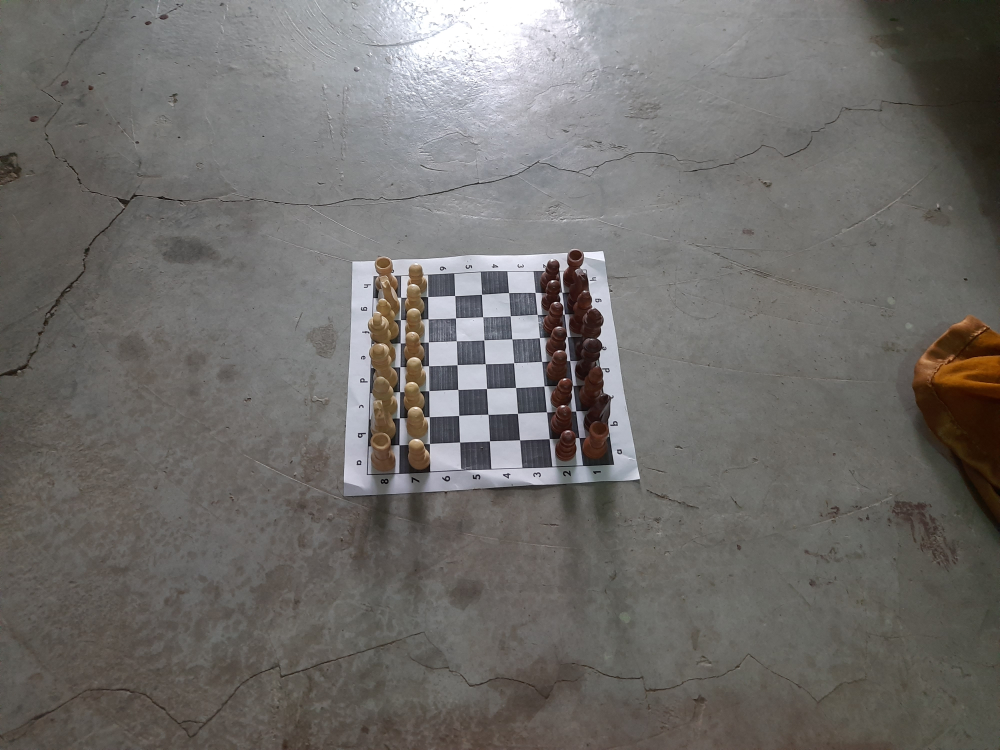
#> input picture Video/image/1.jpg, 4000 x 3000 px (shown at 1/4 size)
$ python -i chessboard_processor.py   (imports and definitions only)
#> lines starting #> are read from the running program, lines starting #| are printed output that depends on the picture; after the words box and inside, x2 and y2 are one past the last pixel; in counts of white or black regions, pixels touching at a corner belong together
#> further down, picture is the input picture: shape (3000, 4000, 3); mean B, G, R 105.7, 108.6, 111.3
import cv2
import numpy as np
from ultralytics import YOLO

# Object classes for chess pieces
classNames = ["B", "K", "N", "P", "Q", "R", "b", "k", "n", "p", "q", "r"]

def initialize_model():
    return YOLO("runs/detect/train4/weights/best.pt")

# [10 lines left out: function reorder, not called in this run]

def detect_chess_board(frame):
    gray = cv2.cvtColor(frame, cv2.COLOR_BGR2GRAY)
    blur = cv2.GaussianBlur(gray, (5, 5), 0)
    edges = cv2.Canny(blur, 50, 150)
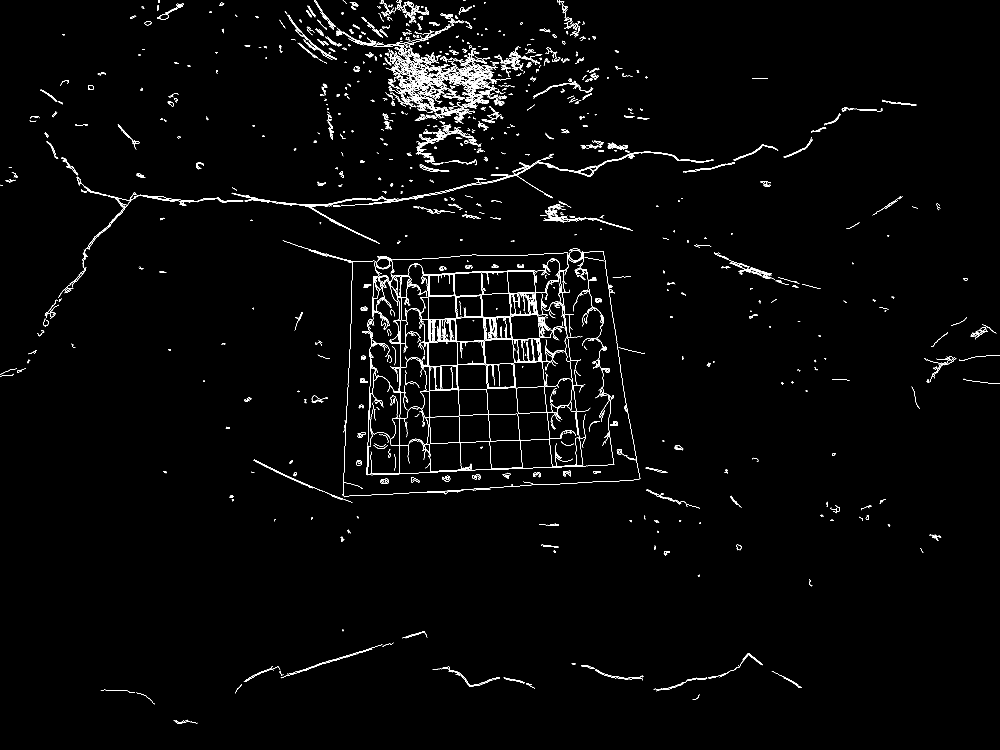
#> edges: shape (3000, 4000) (shown at 1/4 size); 1.1% white in thin lines or dots
    kernel = np.ones((5,5),np.uint8)
    morph = cv2.morphologyEx(edges, cv2.MORPH_CLOSE, kernel)
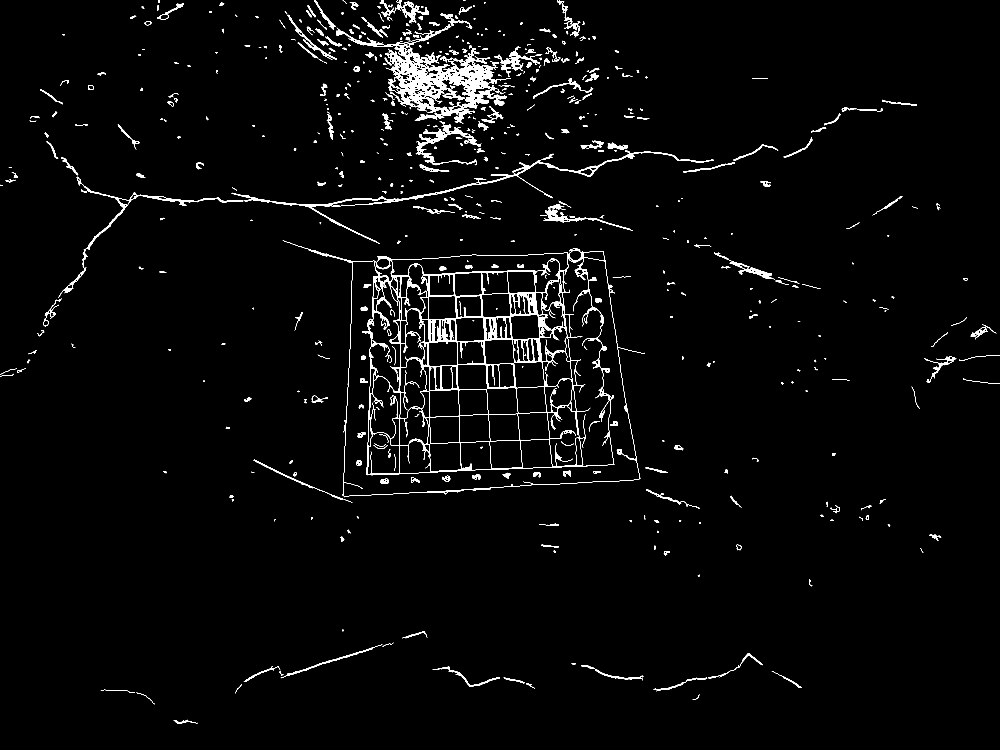
#> morph: shape (3000, 4000) (shown at 1/4 size); 2.2% white; 531 white regions (17 under 20 px)
    contours, _ = cv2.findContours(morph, cv2.RETR_EXTERNAL, cv2.CHAIN_APPROX_SIMPLE)
#> contours = 479 contours, 109 with area under 20; largest, box (x1, y1, x2, y2) and area: (1131, 962, 2578, 1989) 1014246, (1344, 74, 2043, 495) 82868, (927, 602, 2854, 975) 14154, (249, 737, 973, 1173) 7434, (1663, 496, 1925, 661) 6223

    board_contour = None
    board_area = 0

    for cnt in contours:
        approx = cv2.approxPolyDP(cnt, 0.02 * cv2.arcLength(cnt, True), True)
        if len(approx) == 4:
            area = cv2.contourArea(cnt)
            if area > board_area:
                board_contour = approx
                board_area = area
#> this loop made 479 passes
#> (area, board_contour, board_area) on passes 3, 28, 202, 215: (30, [[545, 2770], [580, 2780], [619, 2816], [582, 2781]], 30), (246.5, [[2165, 2180], [2175, 2185], [2233, 2188], [2233, 2185]], 246.5), (885, [[1678, 661], [1693, 678], [1722, 685], [1796, 686]], 885), (14154, [[2853, 639], [927, 774], [1518, 974], [1246, 826]], 14154)
#> (approx, area) on pass 5: ([[967, 2737], [951, 2753], [941, 2772], [951, 2754]], 24)
#> after the loop, board_area = 14154

    return board_contour

# [99 lines left out: functions warp_chess_board, localize_squares, detect_chess_pieces, generate_fen_notation, process_frame, not called in this run]

>>> import cv2
>>> picture = cv2.imread('Video/image/1.jpg')
>>> result = detect_chess_board(picture)
#> result = [[2853, 639], [927, 774], [1518, 974], [1246, 826]]

$ run again, on Video/image/10.jpg
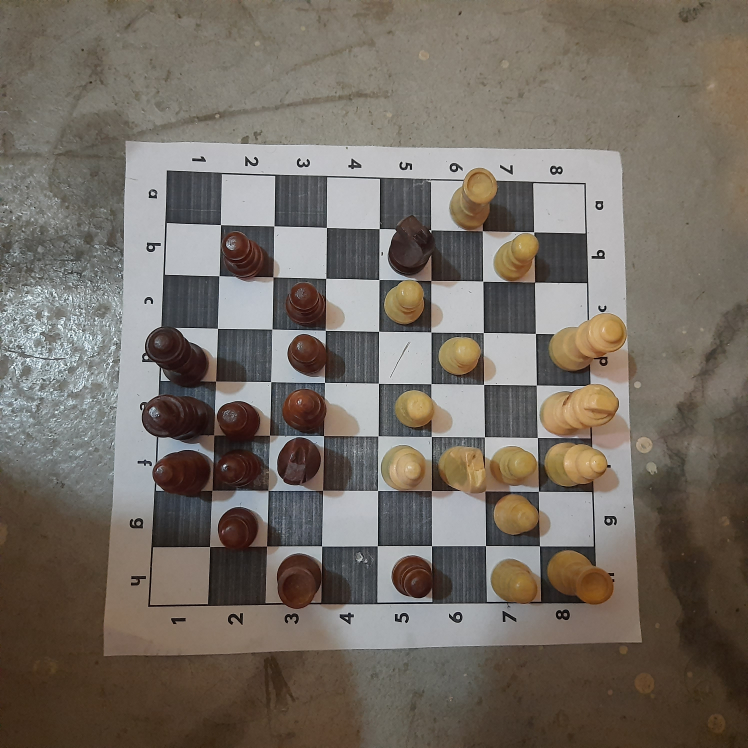
#> input picture Video/image/10.jpg, 2992 x 2992 px (shown at 1/4 size)
#> picture is the input picture: shape (2992, 2992, 3); mean B, G, R 99.5, 108.5, 116.4
#> in detect_chess_board, `edges = cv2.Canny(blur, 50, 150)`:
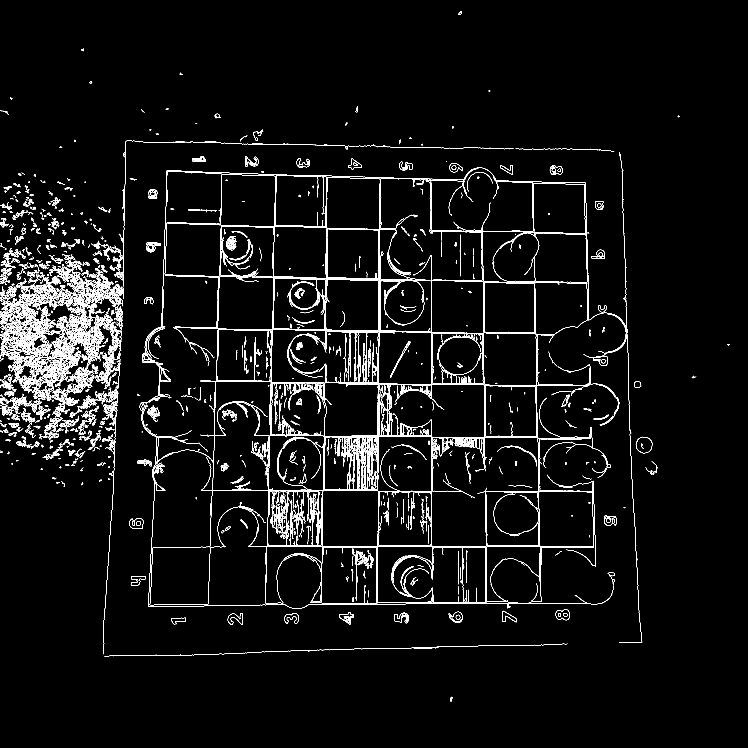
#> edges: shape (2992, 2992) (shown at 1/4 size); 2.4% white in thin lines or dots, all inside (x1, y1, x2, y2) = (0, 45, 2918, 2806)
#> in detect_chess_board, `morph = cv2.morphologyEx(edges, cv2.MORPH_CLOSE, kernel)`:
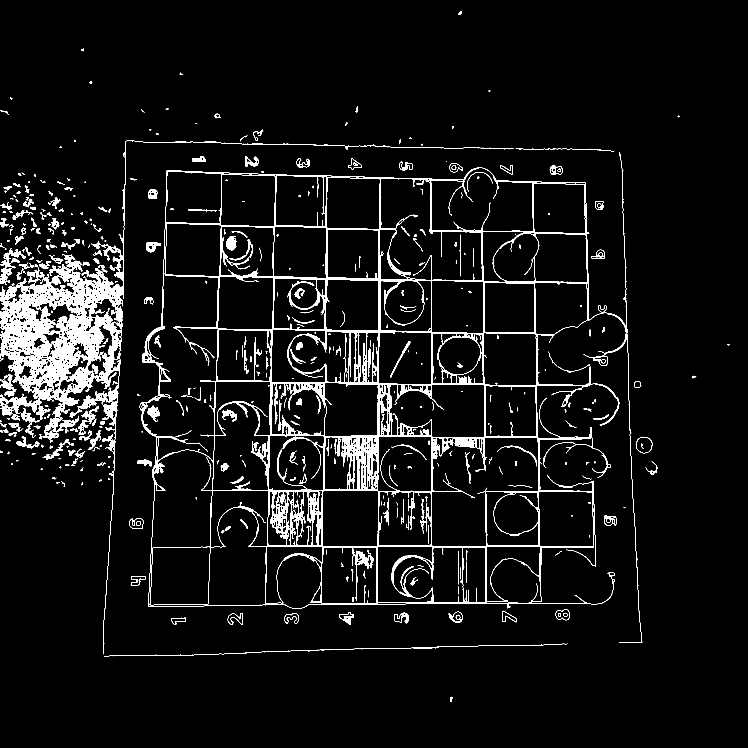
#> morph: shape (2992, 2992) (shown at 1/4 size); 5.2% white; 432 white regions (34 under 20 px)
#> contours = 238 contours, 39 with area under 20; largest, box (x1, y1, x2, y2) and area: (559, 609, 2569, 2572) 2762198, (0, 562, 2055, 2617) 233552, (0, 993, 103, 1140) 3590, (2543, 1747, 2611, 1814) 3298, (313, 1623, 396, 1739) 1899
#> the loop in detect_chess_board, `for cnt in contours:` made 238 passes
#> (area, board_contour, board_area) on pass 11: (21.5, [[2299, 2383], [2305, 2383], [2325, 2399], [2305, 2382]], 21.5)
#> after the loop in detect_chess_board, `for cnt in contours:`: board_area = 21.5
#> result = [[2299, 2383], [2305, 2383], [2325, 2399], [2305, 2382]]

$ run again, on Video/image/12.jpg
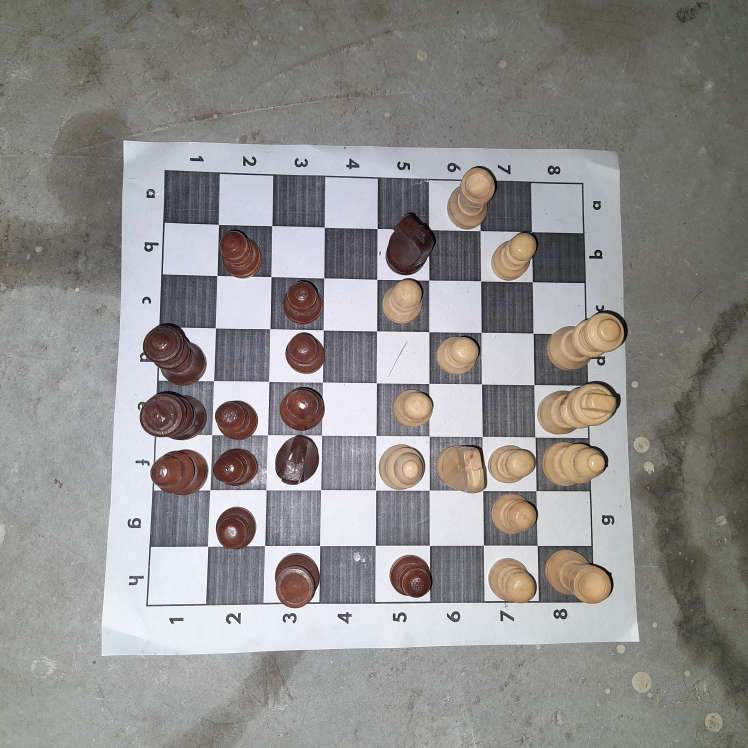
#> input picture Video/image/12.jpg, 2992 x 2992 px (shown at 1/4 size)
#> picture is the input picture: shape (2992, 2992, 3); mean B, G, R 140.8, 142.3, 144.1
#> in detect_chess_board, `edges = cv2.Canny(blur, 50, 150)`:
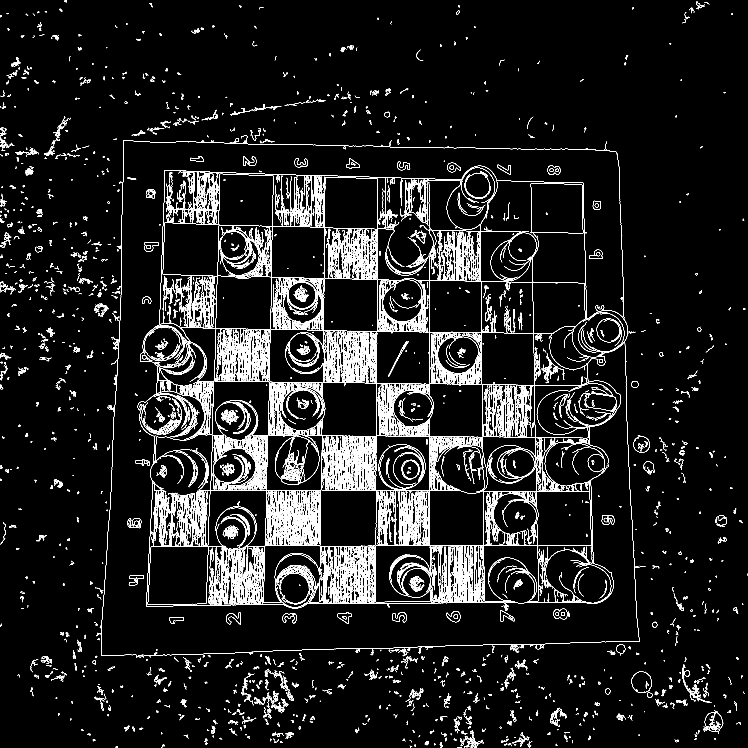
#> edges: shape (2992, 2992) (shown at 1/4 size); 4.4% white in thin lines or dots
#> in detect_chess_board, `morph = cv2.morphologyEx(edges, cv2.MORPH_CLOSE, kernel)`:
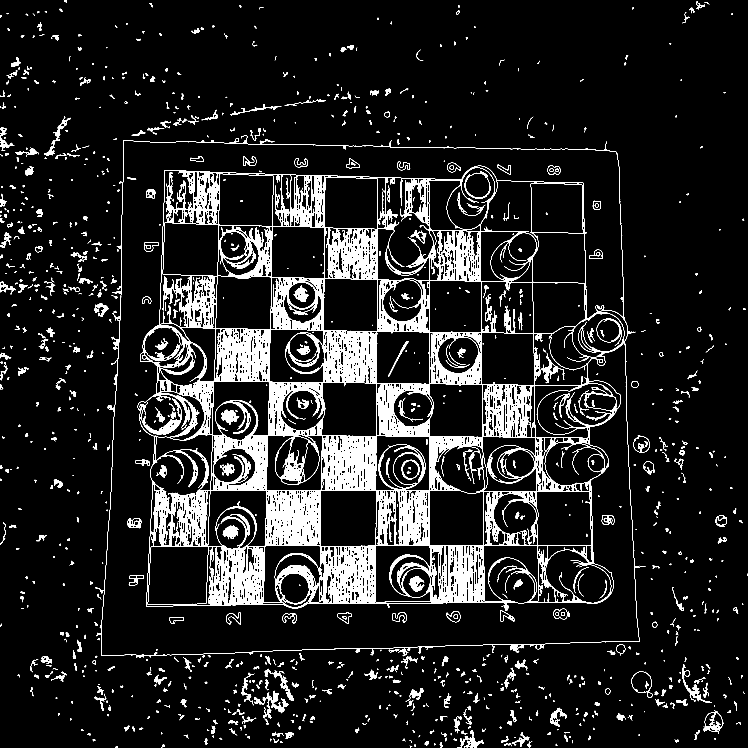
#> morph: shape (2992, 2992) (shown at 1/4 size); 9.7% white; 1056 white regions (108 under 20 px)
#> contours = 856 contours, 242 with area under 20; largest, box (x1, y1, x2, y2) and area: (380, 540, 2558, 2632) 4129085, (2526, 2686, 2610, 2791) 5716, (2812, 2840, 2893, 2935) 4554, (2533, 1742, 2600, 1811) 3314, (1052, 2763, 1154, 2875) 2267
#> the loop in detect_chess_board, `for cnt in contours:` made 856 passes
#> (area, board_contour, board_area) on pass 680: (4129085, [[493, 561], [407, 2623], [2557, 2566], [2425, 565]], 4129085)
#> after the loop in detect_chess_board, `for cnt in contours:`: board_area = 4129085
#> result = [[493, 561], [407, 2623], [2557, 2566], [2425, 565]]
